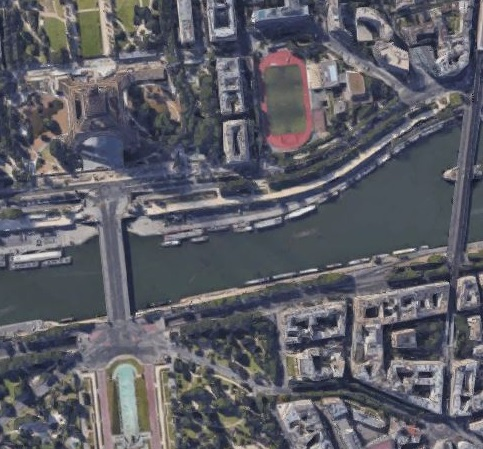
#> input picture Alignment_Scripts/Image_examples/City1.jpg, 483 x 449 px, found by its file name
$ python Akaze_alignment.py   (older library calls are emulated)
#> lines starting #> are read from the running program, lines starting #| are printed output that depends on the picture; after the words box and inside, x2 and y2 are one past the last pixel; in counts of white or black regions, pixels touching at a corner belong together; long printed decimals are rounded
import os
import cv2
import numpy as np

scale = 0.5
RESULT_DIR = "result"


def is_window_open(window_name: str) -> bool:
    return cv2.getWindowProperty(window_name, cv2.WND_PROP_VISIBLE) >= 1


def wait_until_window_closed(window_name: str, delay_ms: int = 50) -> None:
    while is_window_open(window_name):
        cv2.waitKey(delay_ms)


def safe_destroy_window(window_name: str) -> None:
    try:
        if cv2.getWindowProperty(window_name, cv2.WND_PROP_VISIBLE) >= 0:
            cv2.destroyWindow(window_name)
    except cv2.error:
        pass


def ensure_result_dir() -> None:
    if not os.path.exists(RESULT_DIR):
        os.makedirs(RESULT_DIR)


def preprocess_multispectral(image: np.ndarray) -> np.ndarray:
    image_f = image.astype(np.float32)

    p1, p99 = np.percentile(image_f, (1, 99))
    if p99 > p1:
        image_f = np.clip((image_f - p1) / (p99 - p1), 0.0, 1.0)
    else:
        image_f = np.clip(image_f / 255.0, 0.0, 1.0)

    image_u8 = np.round(image_f * 255.0).astype(np.uint8)
    clahe = cv2.createCLAHE(clipLimit=1.7, tileGridSize=(8, 8))
    equalized = clahe.apply(image_u8)

    grad_x = cv2.Sobel(equalized, cv2.CV_32F, 1, 0, ksize=3)
    grad_y = cv2.Sobel(equalized, cv2.CV_32F, 0, 1, ksize=3)
    magnitude = cv2.magnitude(grad_x, grad_y)
    magnitude = cv2.GaussianBlur(magnitude, (0, 0), 0.8)
    return cv2.normalize(magnitude, None, 0, 255, cv2.NORM_MINMAX).astype(np.uint8)


def mutual_inf(img1, img2, verbose=False):
    epsilon = 1e-6

    if len(img1.shape) == 3:
        img1_gray = cv2.cvtColor(img1, cv2.COLOR_BGR2GRAY)
    else:
        img1_gray = img1.copy()

    if len(img2.shape) == 3:
        img2_gray = cv2.cvtColor(img2, cv2.COLOR_BGR2GRAY)
    else:
        img2_gray = img2.copy()

    img1_gray = np.round(img1_gray).astype(np.uint8)
    img2_gray = np.round(img2_gray).astype(np.uint8)

    h = min(img1_gray.shape[0], img2_gray.shape[0])
    w = min(img1_gray.shape[1], img2_gray.shape[1])
    joint_hist = np.zeros((256, 256), dtype=np.float64)

    for i in range(h):
        for j in range(w):
            joint_hist[img1_gray[i, j], img2_gray[i, j]] += 1

    if verbose:
        display_jh = np.log(joint_hist + epsilon)
        display_jh = 255 * (display_jh - display_jh.min()) / (display_jh.max() - display_jh.min())
        display_jh_resized = cv2.resize(display_jh, (800, 800), interpolation=cv2.INTER_NEAREST)
        cv2.imshow("joint_histogram", display_jh_resized.astype(np.uint8))
        wait_until_window_closed("joint_histogram")
        safe_destroy_window("joint_histogram")
        ensure_result_dir()
        cv2.imwrite(os.path.join(RESULT_DIR, "joint_histogram.jpg"), display_jh_resized.astype(np.uint8))

    joint_hist /= np.sum(joint_hist)
    p1 = np.sum(joint_hist, axis=1)
    p2 = np.sum(joint_hist, axis=0)
    joint_hist_d = joint_hist / (p1[:, None] + epsilon)
    joint_hist_d /= (p2[None, :] + epsilon)
    mi = np.sum(joint_hist * np.log(joint_hist_d + epsilon))

    print("Mutual Information:", mi)
    return mi


def display_alternating_images(img_ref, img_corrected, window_name="Alternating Display", delay=1.0):
    if len(img_ref.shape) == 2:
        img_ref_disp = cv2.cvtColor(img_ref, cv2.COLOR_GRAY2BGR)
    else:
        img_ref_disp = img_ref.copy()

    if len(img_corrected.shape) == 2:
        img_corr_disp = cv2.cvtColor(img_corrected, cv2.COLOR_GRAY2BGR)
    else:
        img_corr_disp = img_corrected.copy()

    height = max(img_ref_disp.shape[0], img_corr_disp.shape[0])
    width = max(img_ref_disp.shape[1], img_corr_disp.shape[1])

    img_ref_resized = cv2.resize(img_ref_disp, (width, height), interpolation=cv2.INTER_LINEAR)
    img_corr_resized = cv2.resize(img_corr_disp, (width, height), interpolation=cv2.INTER_LINEAR)

    cv2.namedWindow(window_name, cv2.WINDOW_NORMAL)
    cv2.resizeWindow(window_name, width*2, height*2)

    try:
        while is_window_open(window_name):
            cv2.imshow(window_name, img_ref_resized)
            if cv2.waitKey(int(delay * 1000)) == -1 and not is_window_open(window_name):
                break

            cv2.imshow(window_name, img_corr_resized)
            if cv2.waitKey(int(delay * 1000)) == -1 and not is_window_open(window_name):
                break
    finally:
        safe_destroy_window(window_name)


def masked_cross_correlation(img1_gray, img2_gray):
    mask = (img1_gray > 0) & (img2_gray > 0)

    if np.sum(mask) == 0:
        return 0

    img1_f = img1_gray.astype(np.float32)
    img2_f = img2_gray.astype(np.float32)

    mean1 = np.mean(img1_f[mask])
    mean2 = np.mean(img2_f[mask])

    img1_c = img1_f - mean1
    img2_c = img2_f - mean2

    numerator = np.sum(img1_c[mask] * img2_c[mask])
    denominator = np.sqrt(np.sum(img1_c[mask] ** 2) * np.sum(img2_c[mask] ** 2))

    if denominator == 0:
        return 0

    return numerator / denominator


# -------------------------------------------------------------------------
# ------------------------- IMPLEMENTATION  -------------------------------
# -------------------------------------------------------------------------

if __name__ == "__main__":

    I1 = cv2.imread("Alignment_Scripts\Image_examples\City1.jpg", cv2.IMREAD_GRAYSCALE)
#> I1: shape (449, 483); min 1, max 250, mean 95.6
    I2 = cv2.imread("Alignment_Scripts\Image_examples\City2.jpg", cv2.IMREAD_GRAYSCALE)
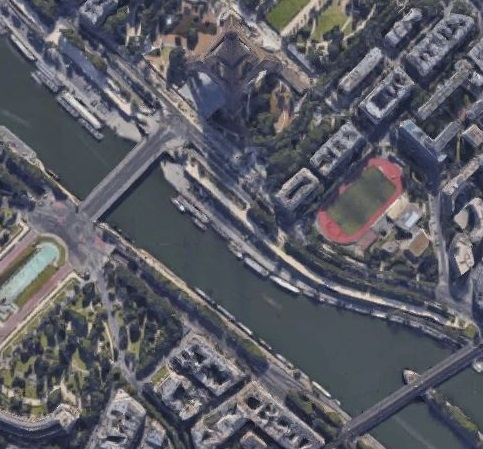
#> input picture Alignment_Scripts/Image_examples/City2.jpg, 483 x 449 px, found by its file name
#> I2: shape (449, 483); min 7, max 242, mean 93.8

    if I1 is None or I2 is None:
        raise FileNotFoundError("Impossible de lire les images data/grillevert_modif.jpg et/ou data/grilleIR_modif.jpg")

    I1 = cv2.resize(I1, None, fx=scale, fy=scale, interpolation=cv2.INTER_AREA)
#> I1: shape (224, 242)
    I2 = cv2.resize(I2, None, fx=scale, fy=scale, interpolation=cv2.INTER_AREA)
#> I2: shape (224, 242)

    I1_proc = preprocess_multispectral(I1)
#> in preprocess_multispectral, `p1, p99 = np.percentile(image_f, (1, 99))`: p1 = 40; p99 = 192
#> in preprocess_multispectral, `magnitude = cv2.GaussianBlur(magnitude, (0, 0), 0.8)`:
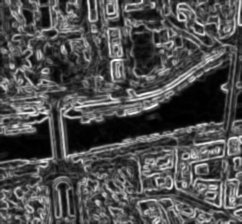
#> magnitude: shape (224, 242) float32; min 0.0196, max 739.5, mean 227.4; drawn with min black and max white
    I2_proc = preprocess_multispectral(I2)

    akaze = cv2.AKAZE_create(threshold=1e-4)
    kpts1, desc1 = akaze.detectAndCompute(I1_proc, None)
#> kpts1 = 616 keypoints; strongest (x, y, size): (63, 49, 5.7), (44, 161, 5.7), (44, 71, 5.7), (40, 116, 4.8)
    kpts2, desc2 = akaze.detectAndCompute(I2_proc, None)
#> kpts2 = 617 keypoints; strongest (x, y, size): (131, 37, 4.8), (203, 186, 4.8), (34, 163, 4.8), (44, 163, 4.8)

    img_kp1 = cv2.drawKeypoints(I1_proc, kpts1, None)
    img_kp2 = cv2.drawKeypoints(I2_proc, kpts2, None)
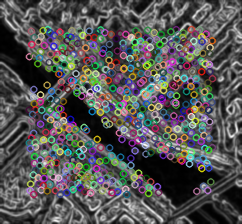
#> img_kp2: shape (224, 242, 3); mean of channels 0, 1, 2 85, 85.1, 85.5; drawn as B, G, R

    print("Number of  keypoints in image 1 :", len(kpts1))
#| Number of  keypoints in image 1 : 616
    print("Number of  keypoints in image 2 :", len(kpts2))
#| Number of  keypoints in image 2 : 617

    if desc1 is None or desc2 is None:
        raise RuntimeError("AKAZE n'a pas trouve suffisamment de descripteurs apres pretraitement.")

    bf = cv2.BFMatcher(cv2.NORM_HAMMING)
    knn_matches_21 = bf.knnMatch(desc2, desc1, k=2)
#> knn_matches_21 = 617 matches
    knn_matches_12 = bf.knnMatch(desc1, desc2, k=2)
#> knn_matches_12 = 616 matches

    forward_best = {}
    for m, n in knn_matches_21:
        if m.distance < 0.85 * n.distance:
            forward_best[(m.queryIdx, m.trainIdx)] = m
#> after the loop, forward_best = 360 items

    good_matches = []
    for m, n in knn_matches_12:
        if m.distance < 0.85 * n.distance and (m.trainIdx, m.queryIdx) in forward_best:
            good_matches.append(m)
#> after the loop, good_matches = 339 matches

    print("Number of good correspondences :", len(good_matches))
#| Number of good correspondences : 339

    match_img = cv2.drawMatches(I1_proc, kpts1, I2_proc, kpts2, good_matches, None)
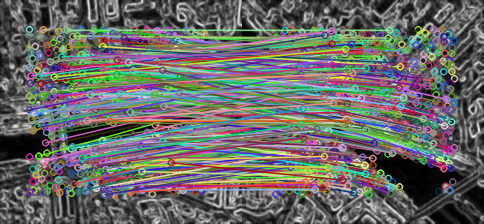
#> match_img: shape (224, 484, 3); mean of channels 0, 1, 2 103, 105.6, 105.4; drawn as B, G, R
    cv2.imshow("Matches", match_img)
    ensure_result_dir()
    cv2.imwrite(os.path.join(RESULT_DIR, "Matches.jpg"), match_img)
    wait_until_window_closed("Matches")
    safe_destroy_window("Matches")

    if len(good_matches) < 4:
        raise RuntimeError("Pas assez de bonnes correspondances pour estimer une homographie.")

    pts1 = np.float32([kpts1[m.queryIdx].pt for m in good_matches])
#> pts1 = 339 pairs, first value 29.03 to 212.1, second value 29.39 to 194.3
    pts2 = np.float32([kpts2[m.trainIdx].pt for m in good_matches])
#> pts2 = 339 pairs, first value 28.82 to 209.1, second value 29.43 to 194

    H, mask = cv2.findHomography(pts2, pts1, cv2.RANSAC, 5.0)
#> H = [[0.643, 0.771, -50.33], [-0.769, 0.642, 124], [6.37e-06, 3.42e-06, 1]]; mask = 339 values, max 1 at index 0, min 0 at index 152, mean 0.991
    if H is None:
        raise RuntimeError("Echec de l'estimation de l'homographie.")

    h, w = I1.shape
#> h = 224; w = 242
    I2_corrected = cv2.warpPerspective(I2, H, (w, h))

    display_alternating_images(I1, I2_corrected, delay=1.0)
    mi_value = mutual_inf(I1, I2_corrected, verbose=True)
#> in mutual_inf, `cv2.imshow("joint_histogram", display_jh_resized.astype(np.uint8))`:
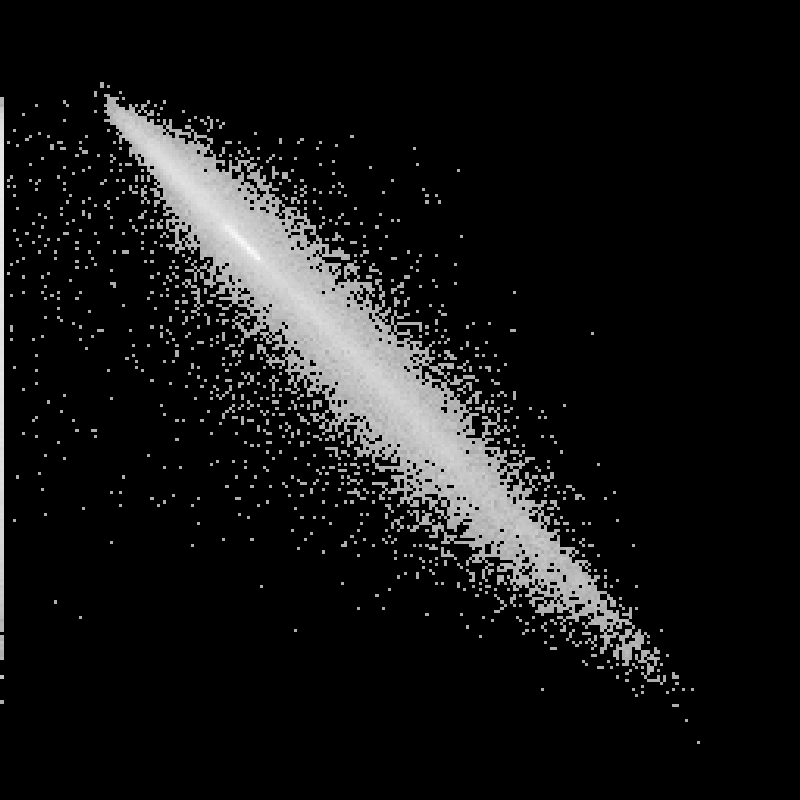
#> window 'joint_histogram': shape (800, 800); min 0, max 255, mean 21.3
#| Mutual Information: 1.447
#> mi_value = 1.45

    cv2.imshow("Image 2 corrigee", I2_corrected)
    ensure_result_dir()
    cv2.imwrite(os.path.join(RESULT_DIR, "I2_corrected.jpg"), I2_corrected)

    correlation = masked_cross_correlation(I1, I2_corrected)
#> in masked_cross_correlation, `mask = (img1_gray > 0) & (img2_gray > 0)`:
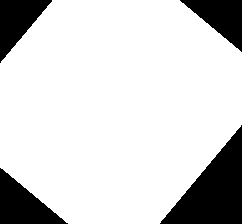
#> mask: shape (224, 242) bool; 82.8% white; 4 black regions, box (x1, y1, x2, y2) and area: (160, 125, 242, 224) 4100, (0, 168, 68, 224) 1937, (0, 0, 52, 63) 1671, (180, 0, 242, 52) 1633
#> in masked_cross_correlation, `mean1 = np.mean(img1_f[mask])`: mean1 = 95.37
#> in masked_cross_correlation, `mean2 = np.mean(img2_f[mask])`: mean2 = 94.39
#> in masked_cross_correlation, `img2_c = img2_f - mean2`:
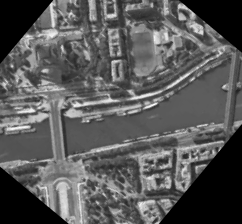
#> img2_c: shape (224, 242) float32; min -94.39, max 128.6, mean -16.3; drawn with min black and max white
#> in masked_cross_correlation, `numerator = np.sum(img1_c[mask] * img2_c[mask])`: numerator = 52741272
#> in masked_cross_correlation, `denominator = np.sqrt(np.sum(img1_c[mask] ** 2) * np.sum(img2_c[mask] ..`: denominator = 55288552
#> correlation = 0.954
    print("Cross-correlation :", correlation)
#| Cross-correlation : 0.9539

    print('Results have been saved in result folder')
    wait_until_window_closed("Image 2 corrigee")
    safe_destroy_window("Image 2 corrigee")
